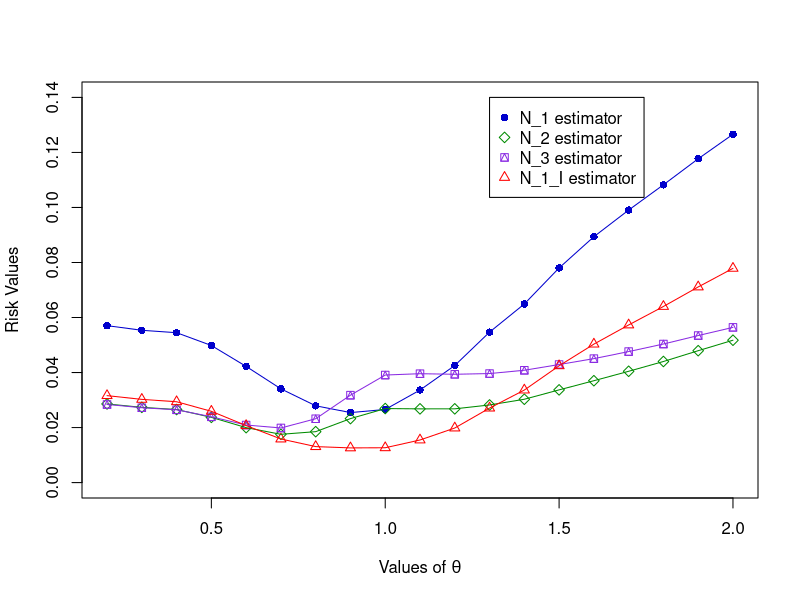

The R source for this figure:
set.seed(63)


### CREATING THE SAMPLES ###

# CHARACTERISTICS OF SAMPLES
n1 <- 6
n2 <- 3
theta1 <- 10

theta <- c()
risk_N_1 <- c()
risk_N_2 <- c()
risk_N_3 <- c()
risk_N_1_I <- c()

for (j in 2:20)
{
  theta2 <- j
  theta[j] <- (theta2/theta1)
  
  loss_N_1 <- c()
  loss_N_2 <- c()
  loss_N_3 <- c()
  loss_N_1_I <- c()
  
  for (i in 1:25000)
  {
    # SIMULATING SAMPLES
    sample1 <- c(runif(n1, 0, theta1))
    sample2 <- c(runif(n2, 0, theta2))
    
    
    ### CALCULATION OF VARIOUS ESTIMATORS ###
    
    if (n1<=n2)
    {
      a_star <- (((n1+n2)/(2*n2))^(1/n1))
    } else
    {
      a_star <- (((2*n1)/(n1+n2))^(1/n2))
    }
    X1 <- max(sample1)
    X2 <- max(sample2)
    if (X1> (a_star*X2))
    {
      theta_selected <- theta1
      est_N_1 <- X1
      est_N_2 <- ((n1+1)*X1/n1)
      est_N_3 <- ((((n1+1)/(n1-1))^(1/2))*X1)
    } else
    {
      theta_selected <- theta2
      est_N_1 <- X2
      est_N_2 <- ((n2+1)*X2/n2)
      est_N_3 <- ((((n2+1)/(n2-1))^(1/2))*X2)
    }
    
    est_N_1_I <- (((n1+n2+1)/(n1+n2-1))^(1/2))*est_N_1
    
    
    ### CALCULATING LOSSES OF VARIOUS ESTIMATORS ###
    loss_N_1[i] <- ((est_N_1/theta_selected)+(theta_selected/est_N_1)-2)
    loss_N_2[i] <- ((est_N_2/theta_selected)+(theta_selected/est_N_2)-2)
    loss_N_3[i] <- ((est_N_3/theta_selected)+(theta_selected/est_N_3)-2)
    loss_N_1_I[i] <- ((est_N_1_I/theta_selected)+(theta_selected/est_N_1_I)-2)
  }
  
  
  ### CALCULATING RISKS ###
  risk_N_1[j] <- mean(loss_N_1)
  risk_N_2[j] <- mean(loss_N_2)
  risk_N_3[j] <- mean(loss_N_3)
  risk_N_1_I[j] <- mean(loss_N_1_I)
}

theta <- theta[-1]
risk_N_1 <- risk_N_1[-1]
risk_N_2 <- risk_N_2[-1]
risk_N_3 <- risk_N_3[-1]
risk_N_1_I <- risk_N_1_I[-1]

cat("\n",
    "theta= (", theta, ")\n",
    "Risks of N_1 estimator= (", risk_N_1, ")\n",
    "Risks of N_2 estimator= (", risk_N_2, ")\n",
    "Risks of N_3 estimator= (", risk_N_3, ")\n",
    "Risks of N_1_I estimator= (", risk_N_1_I, ")\n"
)


### PLOTTING COMPARISON ###
matplot(theta, cbind(risk_N_1, risk_N_2, risk_N_3, risk_N_1_I), xlim = c(0.2, 2), ylim = c(0, 0.14),
        xlab = expression(paste("Values of ", theta)), ylab = "Risk Values", pch = c(16, 5, 14, 2),
        col = c("blue3", "green4", "blueviolet", "red"))
legend(1.3, 0.14, legend = c("N_1 estimator", "N_2 estimator", "N_3 estimator","N_1_I estimator"),
       pch = c(16, 5, 14, 2), col = c("blue3", "green4", "blueviolet", "red"))
lines(theta, risk_N_1, col = "blue3", pch = 16)
lines(theta, risk_N_2, col = "green4", pch = 5)
lines(theta, risk_N_3, col = "blueviolet", pch = 14)
lines(theta, risk_N_1_I, col = "red", pch = 2)